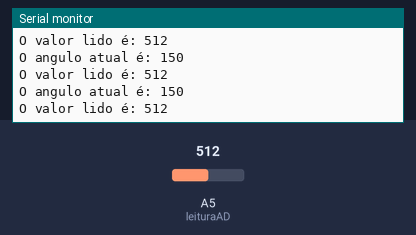
Recording of a sketch running on a simulated Arduino Uno, built with avr-gcc and run on an emulated ATmega328P. Shown: the last lines printed to the serial monitor. The inputs (shaded band) are chosen by the test bench; at power-on: A5 (leituraAD) = 512.

Above: at 1.2 s.
1.3 s: A5 (leituraAD) set to 716
At 2.02 s:
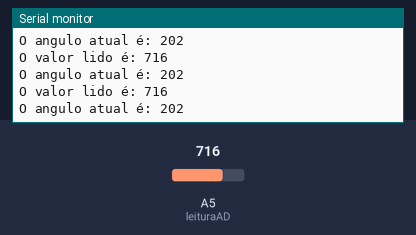
2.8 s: A5 (leituraAD) set to 900
At 2.83 s:
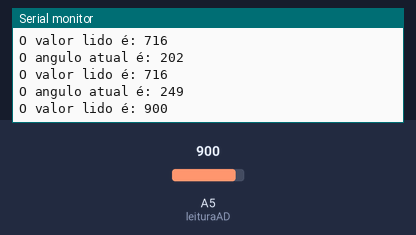
Timing chart, 0 to 5.8 s (numbered marks = the images above; inputs shaded):
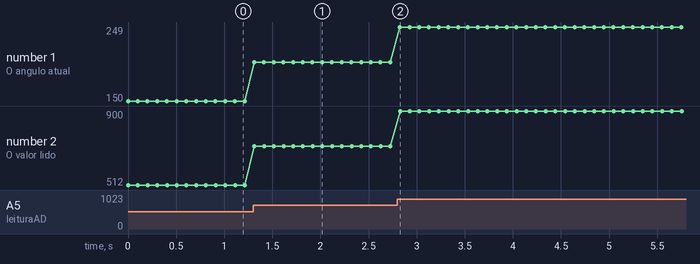

The sketch:

potenciometro.ino
```cpp
int leituraAD = 5;
int valor_lido, ang, angulo;
void setup() {
  // put your setup code here, to run once:
  pinMode(leituraAD, INPUT);
  Serial.begin(115200);
}

void loop() {
  // put your main code here, to run repeatedly:
  valor_lido = analogRead(leituraAD);
  ang = ((260*(float)valor_lido)/1023)+0.5;
  angulo = map(valor_lido,0,1023,0,260);
  if(valor_lido <= 28){
    angulo = ang*5;
  }
  if(valor_lido > 28){
    angulo = (ang+20);
  }
  Serial.print("O angulo atual é: ");
  Serial.println(angulo);
  Serial.print("O valor lido é: ");
  Serial.println(valor_lido);
  delay(100);
}
//26 ----- 1023
//angulo -- valor lido
```

Measured:
- after the input at 1.3 s, the serial monitor: prints a new line at once (image 1)
- after the input at 2.8 s, the serial monitor: prints a new line at once (image 2)
- plotted number 1: 150 → 202 after the input at 1.3 s, 202 → 249 after the input at 2.8 s
- plotted number 2: 512 → 716 after the input at 1.3 s, 716 → 900 after the input at 2.8 s
